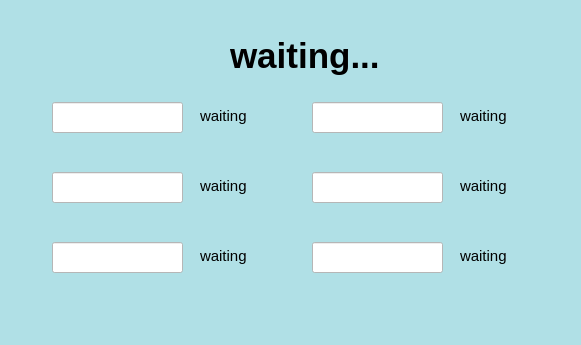
<?xml version="1.0" encoding="UTF-8"?>
<ui version="4.0">
 <class>serverwait</class>
 <widget class="QWidget" name="serverwait">
  <property name="geometry">
   <rect>
    <x>0</x>
    <y>0</y>
    <width>581</width>
    <height>345</height>
   </rect>
  </property>
  <property name="windowTitle">
   <string>Form</string>
  </property>
  <property name="styleSheet">
   <string notr="true">background-color: rgb(176, 224, 230);</string>
  </property>
  <widget class="QLineEdit" name="name1">
   <property name="geometry">
    <rect>
     <x>52</x>
     <y>102</y>
     <width>131</width>
     <height>31</height>
    </rect>
   </property>
   <property name="font">
    <font>
     <pointsize>10</pointsize>
    </font>
   </property>
   <property name="styleSheet">
    <string notr="true">background-color: rgb(255, 255, 255);</string>
   </property>
  </widget>
  <widget class="QLineEdit" name="name2">
   <property name="geometry">
    <rect>
     <x>52</x>
     <y>172</y>
     <width>131</width>
     <height>31</height>
    </rect>
   </property>
   <property name="font">
    <font>
     <pointsize>10</pointsize>
    </font>
   </property>
   <property name="styleSheet">
    <string notr="true">background-color: rgb(255, 255, 255);</string>
   </property>
  </widget>
  <widget class="QLineEdit" name="name3">
   <property name="geometry">
    <rect>
     <x>52</x>
     <y>242</y>
     <width>131</width>
     <height>31</height>
    </rect>
   </property>
   <property name="font">
    <font>
     <pointsize>10</pointsize>
    </font>
   </property>
   <property name="styleSheet">
    <string notr="true">background-color: rgb(255, 255, 255);</string>
   </property>
  </widget>
  <widget class="QLabel" name="waiting">
   <property name="geometry">
    <rect>
     <x>230</x>
     <y>30</y>
     <width>191</width>
     <height>51</height>
    </rect>
   </property>
   <property name="font">
    <font>
     <pointsize>26</pointsize>
     <bold>true</bold>
    </font>
   </property>
   <property name="text">
    <string>waiting...</string>
   </property>
  </widget>
  <widget class="QLabel" name="situ1">
   <property name="geometry">
    <rect>
     <x>200</x>
     <y>106</y>
     <width>54</width>
     <height>20</height>
    </rect>
   </property>
   <property name="font">
    <font>
     <pointsize>11</pointsize>
    </font>
   </property>
   <property name="text">
    <string>waiting</string>
   </property>
  </widget>
  <widget class="QLabel" name="situ2">
   <property name="geometry">
    <rect>
     <x>200</x>
     <y>176</y>
     <width>54</width>
     <height>20</height>
    </rect>
   </property>
   <property name="font">
    <font>
     <pointsize>11</pointsize>
    </font>
   </property>
   <property name="text">
    <string>waiting</string>
   </property>
  </widget>
  <widget class="QLabel" name="situ3">
   <property name="geometry">
    <rect>
     <x>200</x>
     <y>246</y>
     <width>54</width>
     <height>20</height>
    </rect>
   </property>
   <property name="font">
    <font>
     <pointsize>11</pointsize>
    </font>
   </property>
   <property name="text">
    <string>waiting</string>
   </property>
  </widget>
  <widget class="QLineEdit" name="name4">
   <property name="geometry">
    <rect>
     <x>312</x>
     <y>102</y>
     <width>131</width>
     <height>31</height>
    </rect>
   </property>
   <property name="font">
    <font>
     <pointsize>10</pointsize>
    </font>
   </property>
   <property name="styleSheet">
    <string notr="true">background-color: rgb(255, 255, 255);</string>
   </property>
  </widget>
  <widget class="QLineEdit" name="name5">
   <property name="geometry">
    <rect>
     <x>312</x>
     <y>172</y>
     <width>131</width>
     <height>31</height>
    </rect>
   </property>
   <property name="font">
    <font>
     <pointsize>10</pointsize>
    </font>
   </property>
   <property name="styleSheet">
    <string notr="true">background-color: rgb(255, 255, 255);</string>
   </property>
  </widget>
  <widget class="QLineEdit" name="name6">
   <property name="geometry">
    <rect>
     <x>312</x>
     <y>242</y>
     <width>131</width>
     <height>31</height>
    </rect>
   </property>
   <property name="font">
    <font>
     <pointsize>10</pointsize>
    </font>
   </property>
   <property name="styleSheet">
    <string notr="true">background-color: rgb(255, 255, 255);</string>
   </property>
  </widget>
  <widget class="QLabel" name="situ4">
   <property name="geometry">
    <rect>
     <x>460</x>
     <y>106</y>
     <width>54</width>
     <height>20</height>
    </rect>
   </property>
   <property name="font">
    <font>
     <pointsize>11</pointsize>
    </font>
   </property>
   <property name="text">
    <string>waiting</string>
   </property>
  </widget>
  <widget class="QLabel" name="situ5">
   <property name="geometry">
    <rect>
     <x>460</x>
     <y>176</y>
     <width>54</width>
     <height>20</height>
    </rect>
   </property>
   <property name="font">
    <font>
     <pointsize>11</pointsize>
    </font>
   </property>
   <property name="text">
    <string>waiting</string>
   </property>
  </widget>
  <widget class="QLabel" name="situ6">
   <property name="geometry">
    <rect>
     <x>460</x>
     <y>246</y>
     <width>54</width>
     <height>20</height>
    </rect>
   </property>
   <property name="font">
    <font>
     <pointsize>11</pointsize>
    </font>
   </property>
   <property name="text">
    <string>waiting</string>
   </property>
  </widget>
 </widget>
 <resources/>
 <connections/>
</ui>
